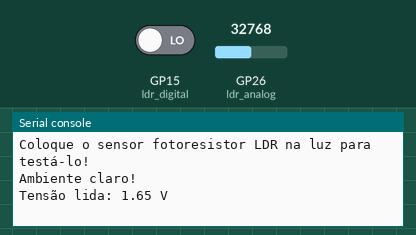
A program run on a simulated Raspberry Pi Pico running MicroPython. On the bench: the last lines printed to the serial console. The inputs (shaded band) are chosen by the test bench; at power-on: GP15 (ldr_digital) LOW, GP26 (ldr_analog) = 32768 (analog values on the 0–65535 scale).

Above: at 1.2 s.
1.3 s: GP15 (ldr_digital) driven HIGH
At 1.9 s:
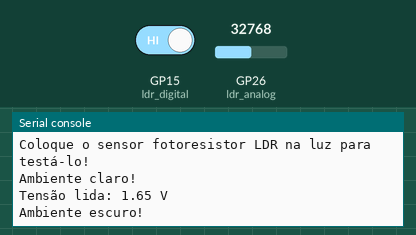
2.8 s: GP26 (ldr_analog) set to 45874
At 3.8 s:
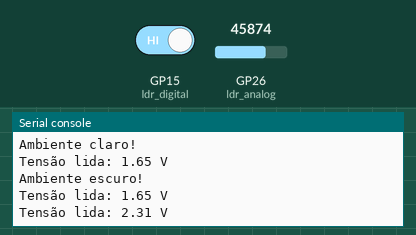
4.3 s: GP26 (ldr_analog) set to 57670
At 5.8 s:
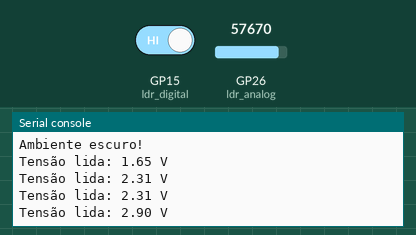
Timing chart, 0 to 7.3 s (numbered marks = the images above; inputs shaded):
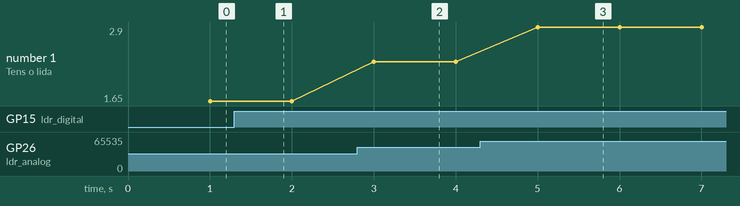

Measured:
- after the input at 1.3 s, the serial console: prints a new line at once (image 1)
- after the input at 2.8 s, the serial console: prints a new line after 0.20 s (image 2)
- after the input at 4.3 s, the serial console: prints a new line after 0.70 s (image 3)
- plotted number 1: 1.65 → 2.31 after the input at 2.8 s, 2.31 → 2.9 after the input at 4.3 s

The program:

sensor_fotoresistor_ldr_exemplo.py
```python
"""!
@file sensor_fotoresistor_ldr_exemplo.py
@brief Sensor Fotoresistor LDR com Raspberry Pi Pico
@details Este programa utiliza a Raspberry Pi Pico para ler o estado do sensor fotoresistor LDR
         e exibir no console se o ambiente está claro ou escuro. O código permite o uso de interrupções
         para lidar com as mudanças de estado do sensor (saída digital),  possui um debounce do sensor e
		 realiza também medição da saída analógica do sensor.
         Referência: https://blogmasterwalkershop.com.br/arduino/como-usar-com-arduino-modulo-fotoresistor-sensor-ldr/
@author Rodrigo França
@date 2023-03-17
"""

# Importa as classes Pin, ADC e Timer da biblioteca machine para controlar o hardware do Raspberry Pi Pico
from machine import Pin, ADC, Timer
# Importa a biblioteca utime para usar funções relacionadas ao tempo
import utime

# Define o pino do Raspberry Pi Pico conectado à saída digital do sensor fotoresistor LDR
ldr_digital_pin = 15

# Define o pino do Raspberry Pi Pico conectado à saída analógica do sensor fotoresistor LDR
ldr_analog_pin = 26

# Tempo de debounce para o sensor em ms
debounce_time_ms = 10

# Variável global para armazenar o estado atual do sensor
ldr_state = 0
# Variável global para armazenar o estado anterior do sensor
ldr_last_state = 0

# Habilita o uso de interrupção para o sensor
enable_irq = True

# Configura o pino da saída digital do sensor
ldr_digital = Pin(ldr_digital_pin, Pin.IN)

# Instancia o objeto ADC para leitura da saída analógica do sensor
ldr_analog = ADC(Pin(ldr_analog_pin))

# Instancia um objeto Timer para criar um temporizador para leitura da saída analógica do sensor
timer = Timer()

# Função temporizada para leitura da saída analógica do sensor
def ldr_analog_read(timer):
    # Lê o valor da entrada analógica do sensor como um valor positivo de 16 bits
    ldr_analog_value = ldr_analog.read_u16()
    # Converte o valor analógica na forma de um valor positivo de 16 bits para tensão (valor de um bit = 3.3/(2^16 - 1) = 3.3/65535)
    ldr_voltage = ldr_analog_value / 65535 * 3.3

    # Imprime o valor da tensão lida
    print("Tensão lida: {:.2f} V".format(ldr_voltage))

# Configurando o Timer para chamar a função ldr_analog_read em intervalos de tempo fixos (1Hz = 1s)
timer.init(freq=1, mode=Timer.PERIODIC, callback=ldr_analog_read)

# Verifica se a interrupção está habilitada
if enable_irq:
    # Função de callback para a interrupção do sensor
    def ldr_callback(pin):
        # Atualiza a variável global ldr_state com o valor do pino
        global ldr_state
        ldr_state = pin.value()

    # Adiciona a interrupção para detectar a mudança no estado da saída digital do sensor (borda de subida e descida)
    ldr_digital.irq(trigger=Pin.IRQ_RISING | Pin.IRQ_FALLING, handler=ldr_callback)

# Atualiza o estado atual e anterior da saída digital do sensor
ldr_state = ldr_digital.value()
ldr_last_state = ldr_digital.value()

# Imprime mensagem inicial
print("Coloque o sensor fotoresistor LDR na luz para testá-lo!")

# Verifica o estado inicial do sensor
if ldr_state == 1:
    # Imprime que foi detectado um ambiente escuro pelo sensor fotoresistor LDR
    print("Ambiente escuro!")
else:
    # Imprime que foi detectado um ambiente claro pelo sensor fotoresistor LDR
    print("Ambiente claro!")

# Loop infinito
while True:
    # Verifica se a interrupção está desabilitada
    if not enable_irq:
        # Lê o estado do sensor
        ldr_state = ldr_digital.value()

    # Verifica se o estado do sensor mudou
    if ldr_state != ldr_last_state:
        # Aguarda um período para fazer o debounce
        utime.sleep_ms(debounce_time_ms)
        # Verifica se a interrupção está desabilitada
        if not enable_irq:
            # Lê o estado do sensor
            ldr_state = ldr_digital.value()

    # Verifica se ocorreu uma borda de subida no sinal do sensor
    if ldr_state == 1 and ldr_last_state == 0:
        # Atualiza o estado anterior do sensor
        ldr_last_state = 1
        # Imprime que foi detectado um ambiente escuro pelo sensor fotoresistor LDR
        print("Ambiente escuro!")

    # Verifica se ocorreu uma borda de descida no sinal do sensor
    elif ldr_state == 0 and ldr_last_state == 1:
        # Atualiza o estado anterior do sensor
        ldr_last_state = 0
        # Imprime que o ambiente detectado pelo sensor fotoresistor LDR ficou claro
        print("Ambiente claro!")
```
